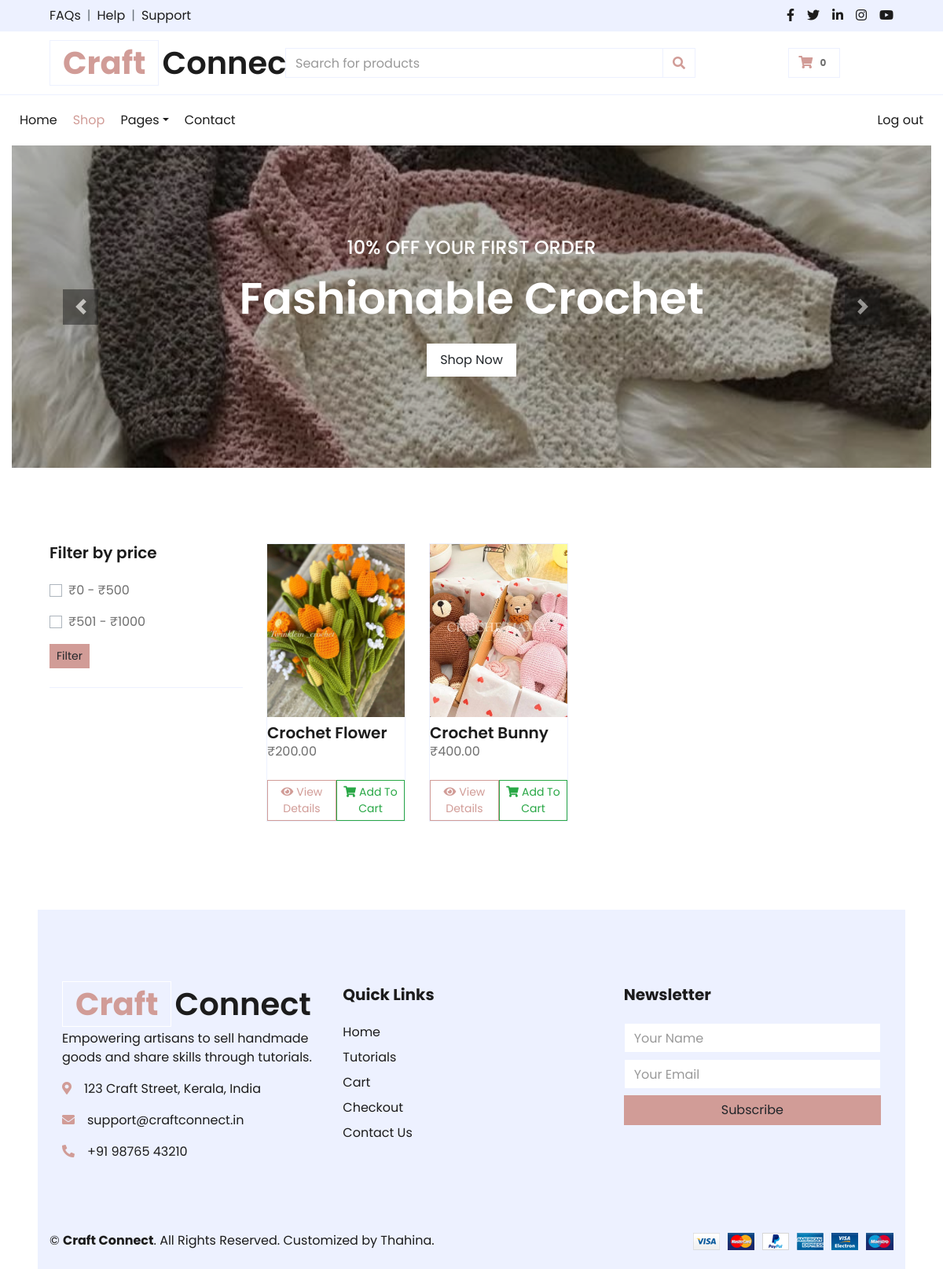
The app's page /home/crochet.php with its own data.
### tables this page shows
CREATE TABLE `products` (
  `id` int(11) NOT NULL,
  `seller_id` int(11) NOT NULL,
  `name` varchar(100) NOT NULL,
  `description` text DEFAULT NULL,
  `category` varchar(50) NOT NULL,
  `price` decimal(10,2) NOT NULL,
  `stock` int(11) NOT NULL,
  `image_url` varchar(255) DEFAULT NULL,
  `created_at` datetime DEFAULT current_timestamp()
);

### home/crochet.php (the view, shortened to what this page needs)
<?php
$conn = new mysqli("localhost", "root", "", "craftconnect");
$category = 'Crochet';
$product_sql = "SELECT id, name, image_url, price FROM products WHERE category = ?";
$product_sql .= " ORDER BY created_at DESC";
$stmt = $conn->prepare($product_sql);
$stmt->bind_param("s", $category);
$stmt->execute();
$result = $stmt->get_result();
$products = $result->fetch_all(MYSQLI_ASSOC);
?>
<!DOCTYPE html>
<html lang="en">
<head>
    <link href="https://cdnjs.cloudflare.com/ajax/libs/font-awesome/5.10.0/css/all.min.css" rel="stylesheet">
    <link href="lib/owlcarousel/assets/owl.carousel.min.css" rel="stylesheet">
    <link href="css/style.css" rel="stylesheet">
</head>
<body>
    <div class="container-fluid">
        <div class="row bg-secondary py-2 px-xl-5">
            <div class="col-lg-6 d-none d-lg-block">
                <div class="d-inline-flex align-items-center">
                    <a class="text-dark" href="">FAQs</a>
                    <span class="text-muted px-2">|</span>
                    <a class="text-dark" href="">Help</a>
                    <span class="text-muted px-2">|</span>
                    <a class="text-dark" href="">Support</a>
                </div>
            </div>
            <div class="col-lg-6 text-center text-lg-right">
                <div class="d-inline-flex align-items-center">
                    <a class="text-dark px-2" href="">
                        <i class="fab fa-facebook-f"></i>
                    </a>
                    <a class="text-dark px-2" href="">
                        <i class="fab fa-twitter"></i>
                    </a>
                    <a class="text-dark px-2" href="">
                        <i class="fab fa-linkedin-in"></i>
                    </a>
                    <a class="text-dark px-2" href="">
                        <i class="fab fa-instagram"></i>
                    </a>
                    <a class="text-dark pl-2" href="">
                        <i class="fab fa-youtube"></i>
                    </a>
                </div>
            </div>
        </div>
        <div class="row align-items-center py-3 px-xl-5">
            <div class="col-lg-3 d-none d-lg-block">
                <a href="" class="text-decoration-none">
                    <h1 class="m-0 display-5 font-weight-semi-bold"><span class="text-primary font-weight-bold border px-3 mr-1">Craft</span>Connect</h1>
                </a>
            </div>
            <div class="col-lg-6 col-6 text-left ml-4">
                <form action="">
                    <div class="input-group">
                        <input type="text" class="form-control" placeholder="Search for products">
                        <div class="input-group-append">
                            <span class="input-group-text bg-transparent text-primary">
                                <i class="fa fa-search"></i>
                            </span>
                        </div>
                    </div>
                </form>
            </div>
            <div class="col-md-2 col-2 text-right">
                <a href="" class="btn border">
                    <i class="fas fa-shopping-cart text-primary"></i>
                    <span class="badge">0</span>
                </a>
            </div>
        </div>
    </div>
    <div class="container-fluid mb-5">
        <div class="row border-top px-xl-80">
            <div class="col-lg-12">
              <nav class="navbar navbar-expand-lg bg-light navbar-light py-3 py-lg-0 px-0">
    <div class="collapse navbar-collapse justify-content-between" id="navbarCollapse">
        <div class="navbar-nav mr-auto py-0">
             <a href="index.php" class="nav-item nav-link ">Home</a>
            <a href="shop.php" class="nav-item nav-link active">Shop</a>
              <div class="nav-item dropdown">
                <a href="#" class="nav-link dropdown-toggle" data-toggle="dropdown">Pages</a>
            </div>
            <a href="contact.php" class="nav-item nav-link">Contact</a>
        </div>
        <div class="navbar-nav ml-auto py-0">
 <a href="logout.php" class="nav-item nav-link">Log out</a>
        </div>
    </div>
</nav>
                <div id="header-carousel" class="carousel slide" data-ride="carousel">
    <div class="carousel-inner">
        <div class="carousel-item active" style="height: 410px;">
            <img class="img-fluid" src="img/baby6.jpg" alt="Image" style="height: 100%; width: 100%; object-fit: cover;">
            <div class="carousel-caption d-flex flex-column align-items-center justify-content-center">
                <div class="p-3" style="max-width: 700px;">
                    <h4 class="text-light text-uppercase font-weight-medium mb-3">10% Off Your First Order</h4>
                    <h3 class="display-4 text-white font-weight-semi-bold mb-4">Fashionable Crochet</h3>
                    <a href="shop.php" class="btn btn-light py-2 px-3">Shop Now</a>
                </div>
            </div>
        </div>
    </div>
    <a class="carousel-control-prev" href="#header-carousel" data-slide="prev">
        <div class="btn btn-dark" style="width: 45px; height: 45px;">
            <span class="carousel-control-prev-icon mb-n2"></span>
        </div>
    </a>
    <a class="carousel-control-next" href="#header-carousel" data-slide="next">
        <div class="btn btn-dark" style="width: 45px; height: 45px;">
            <span class="carousel-control-next-icon mb-n2"></span>
        </div>
    </a>
         </div>
         </div>
        </div>
    </div>
    <div class="container-fluid pt-5">
        <div class="row px-xl-5">
            <div class="col-lg-3 col-md-12">
                <div class="border-bottom mb-4 pb-4">
                    <h5 class="font-weight-semi-bold mb-4">Filter by price</h5>
                    <form method="GET">
                        <div class="custom-control custom-checkbox d-flex align-items-center justify-content-between mb-3">
                            <label class="custom-control-label" for="price1">₹0 - ₹500</label>
                        </div>
                        <div class="custom-control custom-checkbox d-flex align-items-center justify-content-between mb-3">
                            <label class="custom-control-label" for="price2">₹501 - ₹1000</label>
                        </div>
                        <button type="submit" class="btn btn-primary btn-sm">Filter</button>
                    </form>
                </div>
            </div>
<div class="col-lg-9 col-md-12">
    <div class="row pb-3">
        <?php if (!empty($products)): ?>
            <?php foreach ($products as $product): ?>
                <div class="col-lg-3 col-md-6 mb-4">
                <div class="cat-item d-flex flex-column border mb-4">
                    <div class="cat-img position-relative overflow-hidden">
                        <?php
                        $img = !empty($product['image_url']) ? 'img/' . basename($product['image_url']) : 'img/no-image.png';
                        ?>
                        <img src="<?php echo $img; ?>"
                             alt="<?php echo htmlspecialchars($product['name']); ?>"
                             class="product-img img-fluid"
                             style="height: 220px; object-fit: cover; width: 100%;">
                    </div>
                    <h5 class="font-weight-semi-bold m-0 mt-2"><?php echo htmlspecialchars($product['name']); ?></h5>
                    <p>₹<?php echo htmlspecialchars($product['price']); ?></p>
                    <div class="d-flex justify-content-between mt-2">
                        <a href="detail.php?id=<?php echo $product['id']; ?>" class="btn btn-sm btn-outline-primary">
                            <i class="fas fa-eye mr-1"></i>View Details
                        </a>
                        <a href="cart.php?id=<?php echo $product['id']; ?>&qty=1" class="btn btn-sm btn-outline-success">
                            <i class="fas fa-shopping-cart mr-1"></i>Add To Cart
                        </a>
                    </div>
                </div>
            </div>
            <?php endforeach; ?>
        <?php else: ?>
            <div class="col-12 text-center">No products found in this category.</div>
        <?php endif; ?>
    </div>
</div>
<div class="container-fluid bg-secondary text-dark mt-5 pt-5">
    <div class="row px-3 pt-5">
        <div class="col-lg-4 col-md-12 mb-5">
            <h1 class="display-5 font-weight-semi-bold"><span class="text-primary font-weight-bold border border-white px-3 mr-1">Craft</span>Connect</h1>
            <p>Empowering artisans to sell handmade goods and share skills through tutorials.</p>
            <p><i class="fa fa-map-marker-alt text-primary mr-3"></i>123 Craft Street, Kerala, India</p>
            <p><i class="fa fa-envelope text-primary mr-3"></i>support@craftconnect.in</p>
            <p><i class="fa fa-phone-alt text-primary mr-3"></i>+91 98765 43210</p>
        </div>
        <div class="col-lg-4 col-md-6 mb-5">
            <h5 class="font-weight-bold mb-4">Quick Links</h5>
            <a class="text-dark mb-2 d-block" href="index.php">Home</a>
            <a class="text-dark mb-2 d-block" href="tutorials.php">Tutorials</a>
            <a class="text-dark mb-2 d-block" href="cart.php">Cart</a>
            <a class="text-dark mb-2 d-block" href="checkout.php">Checkout</a>
            <a class="text-dark d-block" href="contact.php">Contact Us</a>
        </div>
        <div class="col-lg-4 col-md-6 mb-5">
            <h5 class="font-weight-bold mb-4">Newsletter</h5>
            <form>
                <input type="text" class="form-control mb-2" placeholder="Your Name" required>
                <input type="email" class="form-control mb-2" placeholder="Your Email" required>
                <button class="btn btn-primary btn-block" type="submit">Subscribe</button>
            </form>
        </div>
    </div>
    <div class="row border-top py-4">
        <div class="col-md-6 text-center text-md-left">
            &copy; <strong>Craft Connect</strong>. All Rights Reserved. Customized by Thahina.
        </div>
        <div class="col-md-6 text-center text-md-right">
            <img class="img-fluid" src="img/payments.png" alt="Payment Methods">
        </div>
    </div>
</div>
</body>
</html>

### records on screen
products: image_url (picture), name "Crochet Flower", price "200.00"
products: image_url (picture), name "Crochet Bunny", price "400.00"
